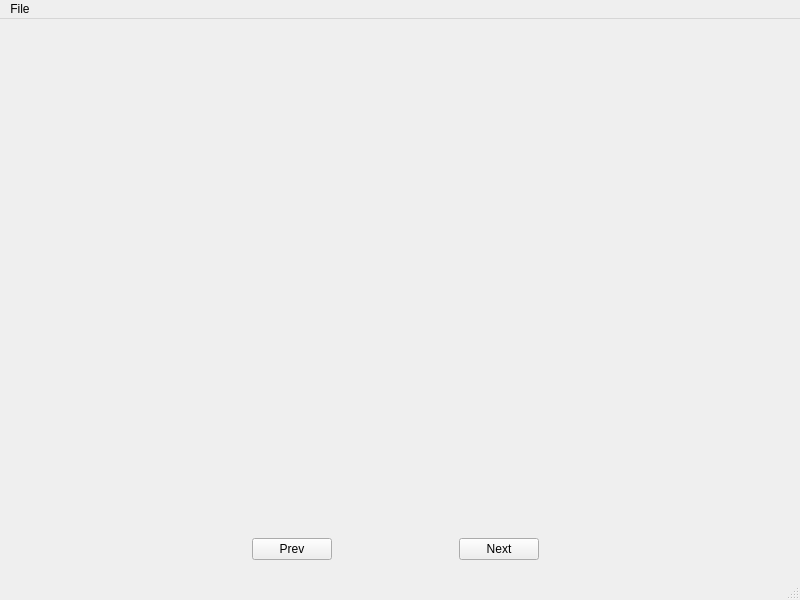
<?xml version="1.0" encoding="UTF-8"?>
<ui version="4.0">
 <class>MainWindow</class>
 <widget class="QMainWindow" name="MainWindow">
  <property name="geometry">
   <rect>
    <x>0</x>
    <y>0</y>
    <width>800</width>
    <height>600</height>
   </rect>
  </property>
  <property name="windowTitle">
   <string>MainWindow</string>
  </property>
  <widget class="QWidget" name="centralwidget">
   <widget class="QWidget" name="gridLayoutWidget">
    <property name="geometry">
     <rect>
      <x>10</x>
      <y>10</y>
      <width>771</width>
      <height>531</height>
     </rect>
    </property>
    <layout class="QGridLayout" name="gridLayout">
     <item row="0" column="0">
      <widget class="QLabel" name="label">
       <property name="text">
        <string/>
       </property>
       <property name="scaledContents">
        <bool>false</bool>
       </property>
       <property name="alignment">
        <set>Qt::AlignCenter</set>
       </property>
      </widget>
     </item>
     <item row="1" column="0">
      <layout class="QHBoxLayout" name="horizontalLayout">
       <item>
        <spacer name="horizontalSpacer_2">
         <property name="orientation">
          <enum>Qt::Horizontal</enum>
         </property>
         <property name="sizeHint" stdset="0">
          <size>
           <width>40</width>
           <height>20</height>
          </size>
         </property>
        </spacer>
       </item>
       <item>
        <spacer name="horizontalSpacer_4">
         <property name="orientation">
          <enum>Qt::Horizontal</enum>
         </property>
         <property name="sizeHint" stdset="0">
          <size>
           <width>40</width>
           <height>20</height>
          </size>
         </property>
        </spacer>
       </item>
       <item>
        <widget class="QPushButton" name="pushButton_prev">
         <property name="text">
          <string>Prev</string>
         </property>
        </widget>
       </item>
       <item>
        <spacer name="horizontalSpacer">
         <property name="orientation">
          <enum>Qt::Horizontal</enum>
         </property>
         <property name="sizeHint" stdset="0">
          <size>
           <width>40</width>
           <height>20</height>
          </size>
         </property>
        </spacer>
       </item>
       <item>
        <widget class="QPushButton" name="pushButton_next">
         <property name="text">
          <string>Next</string>
         </property>
        </widget>
       </item>
       <item>
        <spacer name="horizontalSpacer_5">
         <property name="orientation">
          <enum>Qt::Horizontal</enum>
         </property>
         <property name="sizeHint" stdset="0">
          <size>
           <width>40</width>
           <height>20</height>
          </size>
         </property>
        </spacer>
       </item>
       <item>
        <spacer name="horizontalSpacer_3">
         <property name="orientation">
          <enum>Qt::Horizontal</enum>
         </property>
         <property name="sizeHint" stdset="0">
          <size>
           <width>40</width>
           <height>20</height>
          </size>
         </property>
        </spacer>
       </item>
      </layout>
     </item>
    </layout>
   </widget>
  </widget>
  <widget class="QMenuBar" name="menubar">
   <property name="geometry">
    <rect>
     <x>0</x>
     <y>0</y>
     <width>800</width>
     <height>22</height>
    </rect>
   </property>
   <widget class="QMenu" name="menuFile">
    <property name="title">
     <string>File</string>
    </property>
    <addaction name="action_open"/>
    <addaction name="action_save"/>
   </widget>
   <addaction name="menuFile"/>
  </widget>
  <widget class="QStatusBar" name="statusbar"/>
  <action name="action_open">
   <property name="text">
    <string>Open</string>
   </property>
   <property name="shortcut">
    <string>Ctrl+O</string>
   </property>
  </action>
  <action name="action_save">
   <property name="text">
    <string>Save</string>
   </property>
   <property name="shortcut">
    <string>Ctrl+S</string>
   </property>
  </action>
 </widget>
 <resources/>
 <connections/>
</ui>
